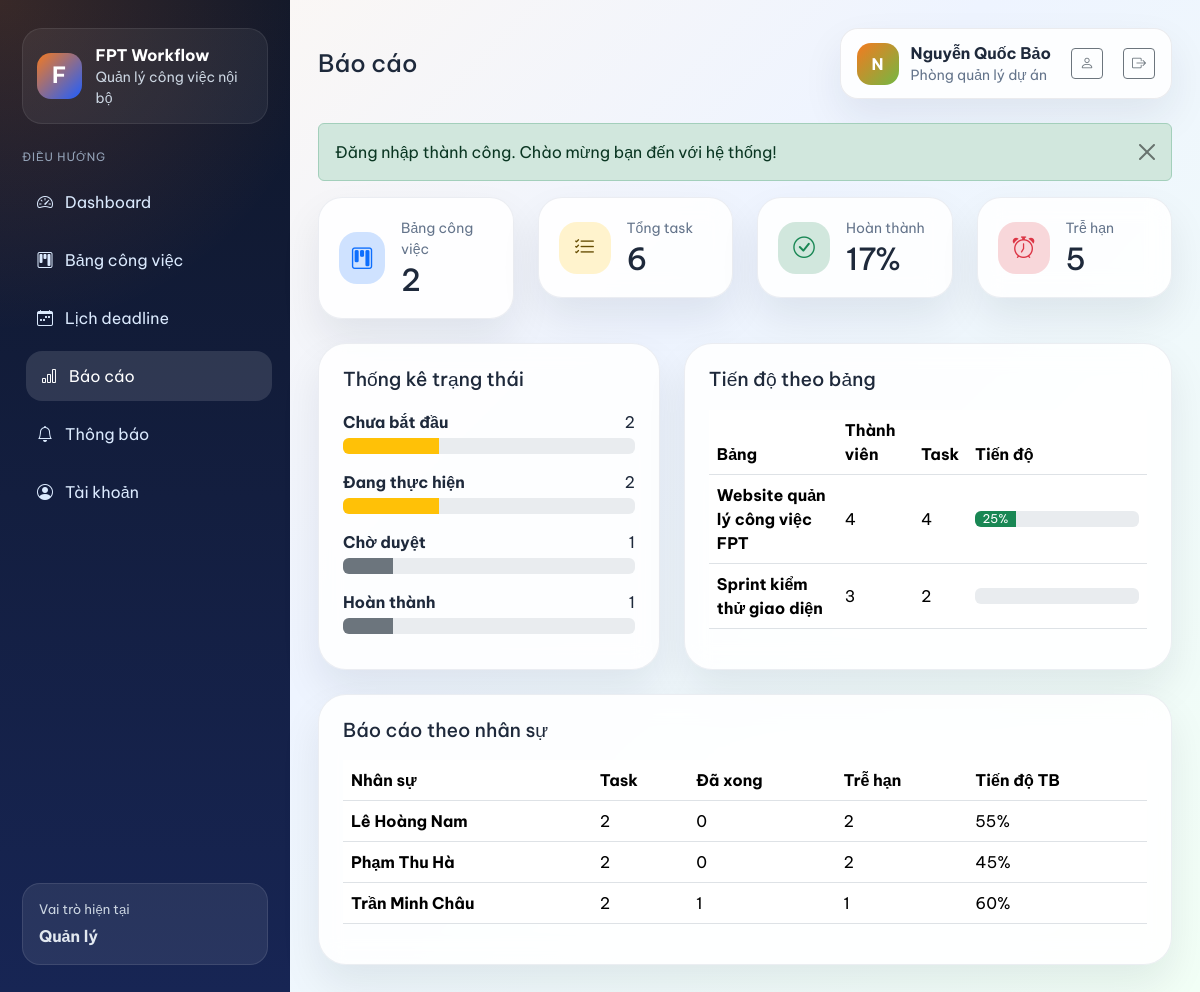
/reports.php (signed in), run on the app's committed database.
### tables this page shows
CREATE TABLE `boards` (
    `id` INT NOT NULL AUTO_INCREMENT,
    `name` VARCHAR(150) NOT NULL,
    `description` TEXT DEFAULT NULL,
    `owner_id` INT NOT NULL,
    `start_date` DATE DEFAULT NULL,
    `end_date` DATE DEFAULT NULL,
    `created_at` TIMESTAMP NOT NULL DEFAULT CURRENT_TIMESTAMP,
    PRIMARY KEY (`id`),
    CONSTRAINT `fk_boards_owner` FOREIGN KEY (`owner_id`) REFERENCES `users`(`id`) ON DELETE CASCADE
);

### helpers.php (called while the page is built, shortened)
<?php
function e($value)
{
    return htmlspecialchars((string) $value, ENT_QUOTES, 'UTF-8');
}
function current_user()
{
    return isset($_SESSION['user']) ? $_SESSION['user'] : null;
}
function current_user_role()
{
    $user = current_user();
    return $user ? $user['role'] : null;
}
function is_admin()
{
    return current_user_role() === 'admin';
}
function is_manager()
{
    return current_user_role() === 'manager';
}
function progress_bar_class($progress)
{
    if ($progress >= 30) {
        return 'bg-warning';
    }
    return 'bg-secondary';
}

### repository.php (called while the page is built, shortened)
<?php
function fetch_task_status_report()
{
    global $pdo;
    if (is_admin() || is_manager()) {
        $statement = $pdo->query(
            "
            SELECT s.status_name, s.status_key, COUNT(t.id) AS task_count
            FROM task_statuses s
            LEFT JOIN tasks t ON t.status_id = s.id
            GROUP BY s.id, s.status_name, s.status_key, s.display_order
            ORDER BY s.display_order ASC
            "
        );
        return $statement->fetchAll();
    }
    $statement = $pdo->prepare(
        "
        SELECT
            s.status_name,
            s.status_key,
            COUNT(
                CASE
                    WHEN b.owner_id = :owner_user_id OR access_member.user_id IS NOT NULL THEN t.id
                END
            ) AS task_count
        FROM task_statuses s
        LEFT JOIN tasks t ON t.status_id = s.id
        LEFT JOIN boards b ON b.id = t.board_id
        LEFT JOIN board_members access_member
            ON access_member.board_id = b.id
            AND access_member.user_id = :member_user_id
        GROUP BY s.id, s.status_name, s.status_key, s.display_order
        ORDER BY s.display_order ASC
        "
    );
    $statement->execute(
        array(
            'member_user_id' => current_user_id(),
            'owner_user_id' => current_user_id(),
        )
    );
    return $statement->fetchAll();
}
function fetch_assignee_report()
{
    global $pdo;
    if (is_admin() || is_manager()) {
        $statement = $pdo->query(
            "
            SELECT
                COALESCE(u.full_name, 'Chưa giao') AS assignee_name,
                COUNT(t.id) AS task_count,
                SUM(CASE WHEN s.status_key = 'done' THEN 1 ELSE 0 END) AS done_count,
                SUM(CASE WHEN t.deadline < CURDATE() AND s.status_key <> 'done' THEN 1 ELSE 0 END) AS overdue_count,
                ROUND(AVG(t.progress_percent)) AS avg_progress
            FROM tasks t
            INNER JOIN task_statuses s ON s.id = t.status_id
            LEFT JOIN users u ON u.id = t.assignee_id
            GROUP BY t.assignee_id, u.full_name
            ORDER BY task_count DESC, assignee_name ASC
            "
        );
        return $statement->fetchAll();
    }
    $statement = $pdo->prepare(
        "
        SELECT
            COALESCE(u.full_name, 'Chưa giao') AS assignee_name,
            COUNT(t.id) AS task_count,
            SUM(CASE WHEN s.status_key = 'done' THEN 1 ELSE 0 END) AS done_count,
            SUM(CASE WHEN t.deadline < CURDATE() AND s.status_key <> 'done' THEN 1 ELSE 0 END) AS overdue_count,
            ROUND(AVG(t.progress_percent)) AS avg_progress
        FROM tasks t
        INNER JOIN task_statuses s ON s.id = t.status_id
        INNER JOIN boards b ON b.id = t.board_id
        LEFT JOIN board_members access_member
            ON access_member.board_id = b.id
            AND access_member.user_id = :member_user_id
        LEFT JOIN users u ON u.id = t.assignee_id
        WHERE b.owner_id = :owner_user_id OR access_member.user_id IS NOT NULL
        GROUP BY t.assignee_id, u.full_name
        ORDER BY task_count DESC, assignee_name ASC
        "
    );
    $statement->execute(
        array(
            'member_user_id' => current_user_id(),
            'owner_user_id' => current_user_id(),
        )
    );
    return $statement->fetchAll();
}
function fetch_boards_for_current_user()
{
    global $pdo;
    $baseSql = "
        SELECT
            b.*,
            owner.full_name AS owner_name,
            COUNT(DISTINCT bm.user_id) + 1 AS member_count,
            COUNT(DISTINCT t.id) AS task_count,
            COUNT(DISTINCT CASE WHEN s.status_key = 'done' THEN t.id END) AS done_count
        FROM boards b
        INNER JOIN users owner ON owner.id = b.owner_id
        LEFT JOIN board_members bm ON bm.board_id = b.id
        LEFT JOIN tasks t ON t.board_id = b.id
        LEFT JOIN task_statuses s ON s.id = t.status_id
    ";
    if (is_admin() || is_manager()) {
        $sql = $baseSql . '
            GROUP BY b.id
            ORDER BY b.created_at DESC
        ';
        $statement = $pdo->query($sql);
        return $statement->fetchAll();
    }
    $sql = $baseSql . '
        LEFT JOIN board_members access_member
            ON access_member.board_id = b.id
            AND access_member.user_id = :member_user_id
        WHERE b.owner_id = :owner_user_id OR access_member.user_id IS NOT NULL
        GROUP BY b.id
        ORDER BY b.created_at DESC
    ';
    $statement = $pdo->prepare($sql);
    $statement->execute(
        array(
            'member_user_id' => current_user_id(),
            'owner_user_id' => current_user_id(),
        )
    );
    return $statement->fetchAll();
}
function fetch_dashboard_stats()
{
    global $pdo;
    if (is_admin() || is_manager()) {
        $sql = "
            SELECT
                COUNT(DISTINCT b.id) AS board_count,
                COUNT(t.id) AS task_count,
                SUM(CASE WHEN s.status_key = 'done' THEN 1 ELSE 0 END) AS done_count,
                SUM(CASE WHEN t.deadline < CURDATE() AND s.status_key <> 'done' THEN 1 ELSE 0 END) AS overdue_count
            FROM boards b
            LEFT JOIN tasks t ON t.board_id = b.id
            LEFT JOIN task_statuses s ON s.id = t.status_id
        ";
        $statement = $pdo->query($sql);
        return $statement->fetch();
    }
    $sql = "
        SELECT
            COUNT(DISTINCT b.id) AS board_count,
            COUNT(t.id) AS task_count,
            SUM(CASE WHEN s.status_key = 'done' THEN 1 ELSE 0 END) AS done_count,
            SUM(CASE WHEN t.deadline < CURDATE() AND s.status_key <> 'done' THEN 1 ELSE 0 END) AS overdue_count
        FROM boards b
        LEFT JOIN board_members access_member
            ON access_member.board_id = b.id
            AND access_member.user_id = :member_user_id
        LEFT JOIN tasks t ON t.board_id = b.id
        LEFT JOIN task_statuses s ON s.id = t.status_id
        WHERE b.owner_id = :owner_user_id OR access_member.user_id IS NOT NULL
    ";
    $statement = $pdo->prepare($sql);
    $statement->execute(
        array(
            'member_user_id' => current_user_id(),
            'owner_user_id' => current_user_id(),
        )
    );
    return $statement->fetch();
}

### reports.php (the view, shortened to what this page needs)
<?php
$stats = fetch_dashboard_stats();
$boards = fetch_boards_for_current_user();
$statusReport = fetch_task_status_report();
$assigneeReport = fetch_assignee_report();
$completionRate = 0;
if (!empty($stats['task_count'])) {
    $completionRate = round(((int) $stats['done_count'] / (int) $stats['task_count']) * 100);
}
require_once __DIR__ . '/partials/header.php';
?>
<div class="row g-4 mb-4">
    <div class="col-md-6 col-xl-3">
        <div class="stat-card">
            <span class="stat-icon bg-primary-subtle text-primary"><i class="bi bi-kanban"></i></span>
            <div>
                <small>Bảng công việc</small>
                <h3><?php echo e((int) $stats['board_count']); ?></h3>
            </div>
        </div>
    </div>
    <div class="col-md-6 col-xl-3">
        <div class="stat-card">
            <span class="stat-icon bg-warning-subtle text-warning-emphasis"><i class="bi bi-list-check"></i></span>
            <div>
                <small>Tổng task</small>
                <h3><?php echo e((int) $stats['task_count']); ?></h3>
            </div>
        </div>
    </div>
    <div class="col-md-6 col-xl-3">
        <div class="stat-card">
            <span class="stat-icon bg-success-subtle text-success"><i class="bi bi-check-circle"></i></span>
            <div>
                <small>Hoàn thành</small>
                <h3><?php echo e($completionRate); ?>%</h3>
            </div>
        </div>
    </div>
    <div class="col-md-6 col-xl-3">
        <div class="stat-card">
            <span class="stat-icon bg-danger-subtle text-danger"><i class="bi bi-alarm"></i></span>
            <div>
                <small>Trễ hạn</small>
                <h3><?php echo e((int) $stats['overdue_count']); ?></h3>
            </div>
        </div>
    </div>
</div>
<div class="row g-4">
    <div class="col-xl-5">
        <div class="content-card h-100">
            <div class="section-header">
                <div>
                    <h3 class="section-title">Thống kê trạng thái</h3>
                </div>
            </div>
            <div class="vstack gap-3">
                <?php foreach ($statusReport as $row) { ?>
                    <?php
                    $percent = 0;
                    if (!empty($stats['task_count'])) {
                        $percent = round(((int) $row['task_count'] / (int) $stats['task_count']) * 100);
                    }
                    ?>
                    <div>
                        <div class="d-flex justify-content-between mb-1">
                            <strong><?php echo e($row['status_name']); ?></strong>
                            <span><?php echo e((int) $row['task_count']); ?></span>
                        </div>
                        <div class="progress" role="progressbar" aria-valuenow="<?php echo e($percent); ?>" aria-valuemin="0" aria-valuemax="100">
                            <div class="progress-bar <?php echo e(progress_bar_class($percent)); ?>" style="width: <?php echo e($percent); ?>%"></div>
                        </div>
                    </div>
                <?php } ?>
            </div>
        </div>
    </div>
    <div class="col-xl-7">
        <div class="content-card h-100">
            <div class="section-header">
                <div>
                    <h3 class="section-title">Tiến độ theo bảng</h3>
                </div>
            </div>
            <div class="table-responsive">
                <table class="table align-middle">
                    <thead>
                        <tr>
                            <th>Bảng</th>
                            <th>Thành viên</th>
                            <th>Task</th>
                            <th>Tiến độ</th>
                        </tr>
                    </thead>
                    <tbody>
                        <?php foreach ($boards as $board) { ?>
                            <?php
                            $progress = 0;
                            if ((int) $board['task_count'] > 0) {
                                $progress = round(((int) $board['done_count'] / (int) $board['task_count']) * 100);
                            }
                            ?>
                            <tr>
                                <td><strong><?php echo e($board['name']); ?></strong></td>
                                <td><?php echo e((int) $board['member_count']); ?></td>
                                <td><?php echo e((int) $board['task_count']); ?></td>
                                <td style="min-width: 180px;">
                                    <div class="progress" role="progressbar" aria-valuenow="<?php echo e($progress); ?>" aria-valuemin="0" aria-valuemax="100">
                                        <div class="progress-bar bg-success" style="width: <?php echo e($progress); ?>%">
                                            <?php echo e($progress); ?>%
                                        </div>
                                    </div>
                                </td>
                            </tr>
                        <?php } ?>
                    </tbody>
                </table>
            </div>
        </div>
    </div>
</div>
<div class="content-card mt-4">
    <div class="section-header">
        <div>
            <h3 class="section-title">Báo cáo theo nhân sự</h3>
        </div>
    </div>
    <div class="table-responsive">
        <table class="table align-middle">
            <thead>
                <tr>
                    <th>Nhân sự</th>
                    <th>Task</th>
                    <th>Đã xong</th>
                    <th>Trễ hạn</th>
                    <th>Tiến độ TB</th>
                </tr>
            </thead>
            <tbody>
                <?php foreach ($assigneeReport as $row) { ?>
                    <tr>
                        <td><strong><?php echo e($row['assignee_name']); ?></strong></td>
                        <td><?php echo e((int) $row['task_count']); ?></td>
                        <td><?php echo e((int) $row['done_count']); ?></td>
                        <td><?php echo e((int) $row['overdue_count']); ?></td>
                        <td><?php echo e((int) $row['avg_progress']); ?>%</td>
                    </tr>
                <?php } ?>
            </tbody>
        </table>
    </div>
</div>
<?php require_once __DIR__ . '/partials/footer.php'; ?>

### assets/css/styles.css (style rules this page uses)
:root { --fpt-orange: #f47a20; --fpt-blue: #1f5eff; --fpt-green: #73b843; --ink-900: #1e293b; --ink-700: #475569; --ink-500: #64748b; --line: #e2e8f0; --surface: #ffffff; --surface-soft: #f8fafc; --bg: linear-gradient(135deg, #fff8f1 0%, #eef4ff 45%, #f2fff6 100%); }
* { box-sizing: border-box; }
body { font-family: 'Be Vietnam Pro', sans-serif; color: var(--ink-900); background: var(--bg); }
.app-body { min-height: 100vh; margin: 0; }
.content-card, .stat-card, .board-card, .mini-stat, .task-column, .login-card { background: rgba(255, 255, 255, 0.88); backdrop-filter: blur(12px); border: 1px solid rgba(148, 163, 184, 0.18); box-shadow: 0 20px 40px rgba(15, 23, 42, 0.08); }
.stat-card { border-radius: 24px; padding: 20px; display: flex; align-items: center; gap: 16px; }
.stat-card small { color: var(--ink-500); display: block; margin-bottom: 2px; }
.stat-card h3 { margin: 0; font-size: 1.9rem; }
.stat-icon { width: 52px; height: 52px; border-radius: 18px; display: inline-flex; align-items: center; justify-content: center; font-size: 1.35rem; }
.content-card { border-radius: 28px; padding: 24px; }
.section-header { display: flex; justify-content: space-between; align-items: start; gap: 16px; margin-bottom: 18px; }
.section-title { margin: 0; font-size: 1.2rem; }

### data on the page
boards: name "Website quản lý công việc FPT", member_count "4", task_count "4", progress "25"
boards: name "Sprint kiểm thử giao diện", member_count "3", task_count "2", $progress 0 (drawn)

### other printed values
role_label(current_user_role()) "Quản lý"
$pageTitle "Báo cáo"
$userInitial "N"
$user['full_name'] "Nguyễn Quốc Bảo"
$user['department'] "Phòng quản lý dự án"
$flash['message'] "Đăng nhập thành công. Chào mừng bạn đến với hệ thống!"
$stats['board_count'] "2"
$stats['task_count'] "6"
$completionRate "17"
$stats['overdue_count'] "5"
$row['status_name'] "Chưa bắt đầu"
$row['task_count'] "2"
$row['status_name'] "Đang thực hiện"
$row['status_name'] "Chờ duyệt"
$row['task_count'] "1"
